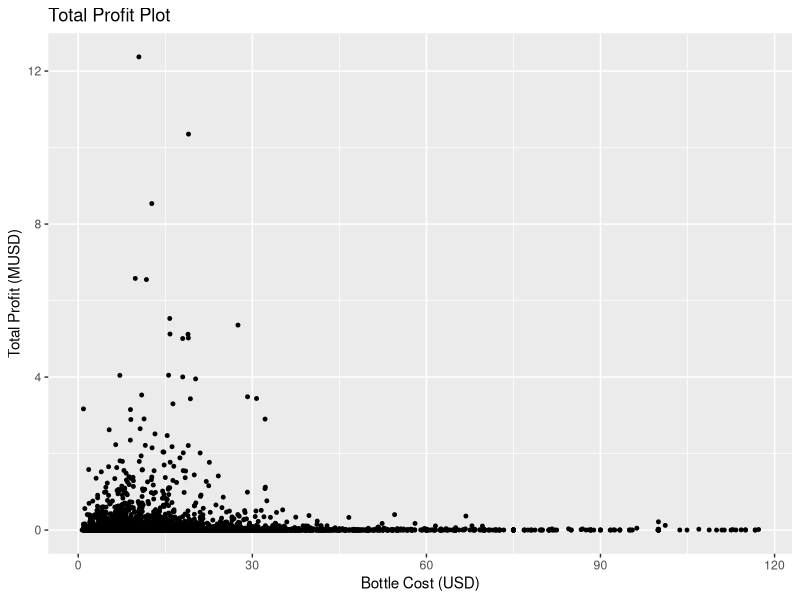

Recreate this plot in R.
library(tidyverse)

## load profit vs cost data
total_profit <- read_csv("derived_data/total_profit.csv")

## total profit against bottle cost plot
profit_plot <- ggplot(total_profit, aes(State.Bottle.Cost, tol_profit)) + 
  geom_point(size = 1) + 
  labs(title = 'Total Profit Plot', 
       x = 'Bottle Cost (USD)', 
       y = 'Total Profit (MUSD)')

## save plot
ggsave(profit_plot, filename = "figures/fig1_profit_vs_cost.png", height = 6, width = 10)